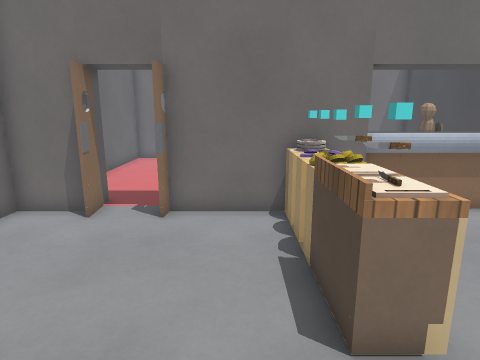
[1] (above)

15 first-person views from a walk through a 3-D level made in the Godot game engine. The camera is 1.5 m above the floor, tilts 12° down and sees 75° across. The floor is counted in squares, 0.5 m on a side. Each view is taken from the middle of a square. On the plan, view 1 faces up. The plan holds only what a view shows up to about 20 squares ahead; the rest is blank. The place goes on beyond the plan. Flat picture figures and markers are left out. Some surface patterns are stand-ins.

[2]
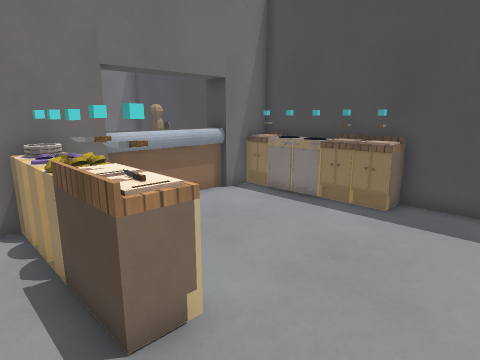

[3]
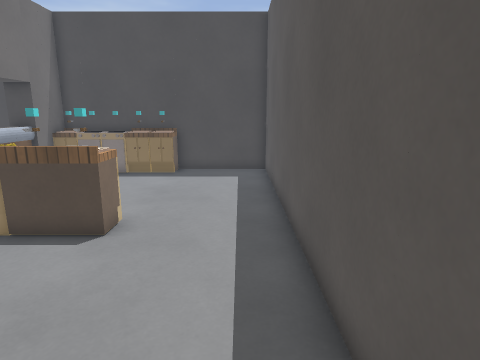

[4]
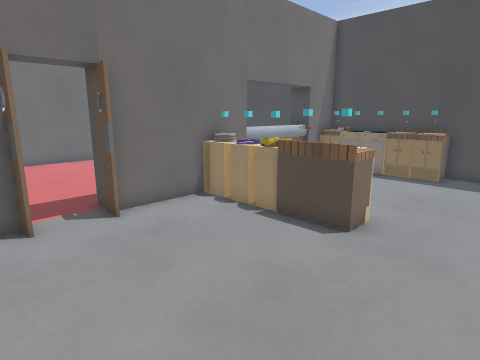

[5]
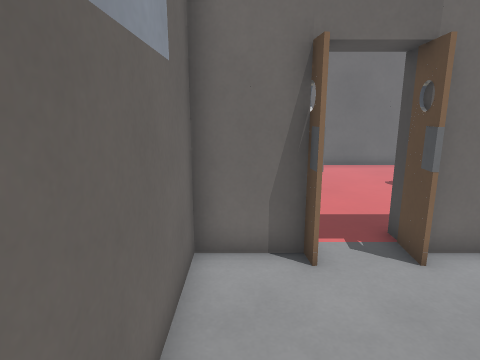

[6]
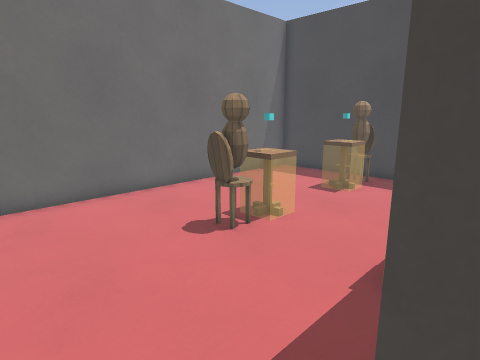

[7]
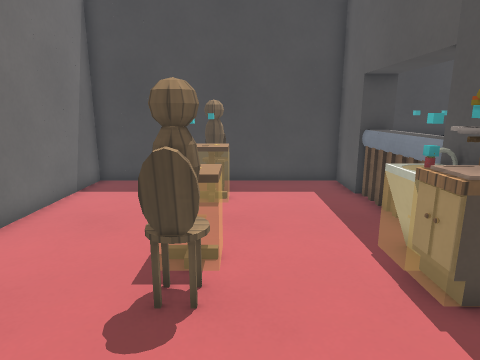

[8]
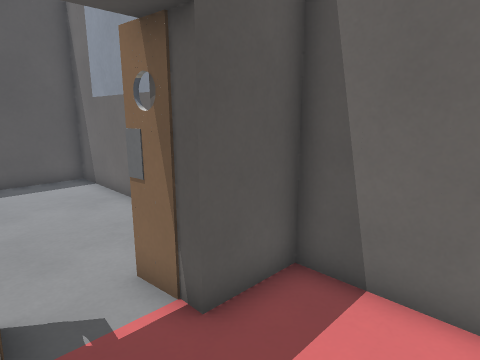

[9]
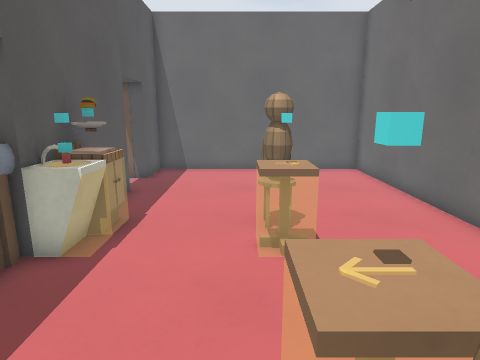

[10]
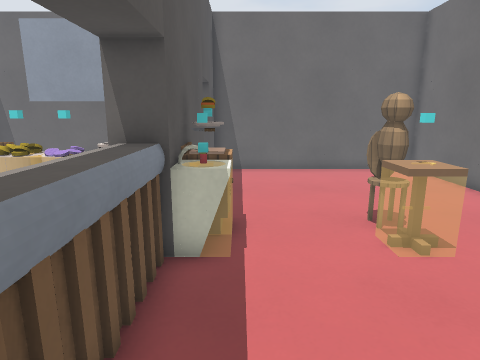

[11]
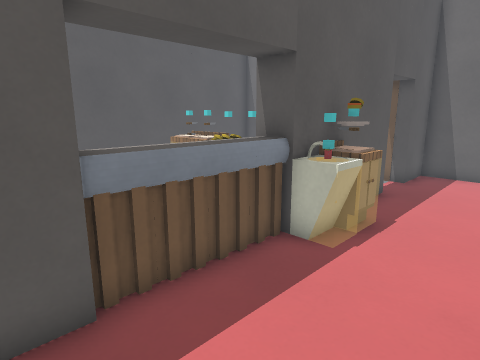

[12]
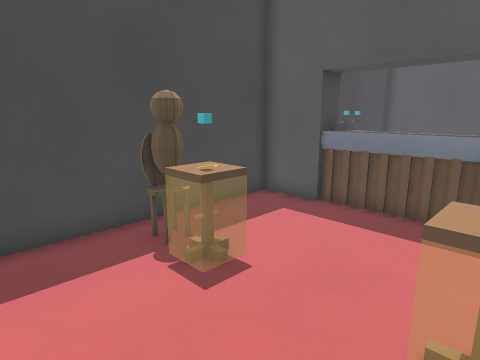

[13]
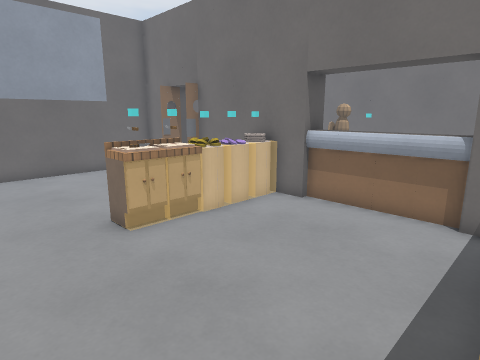

[14]
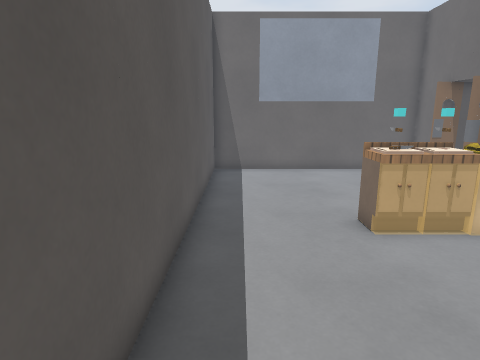

[15]
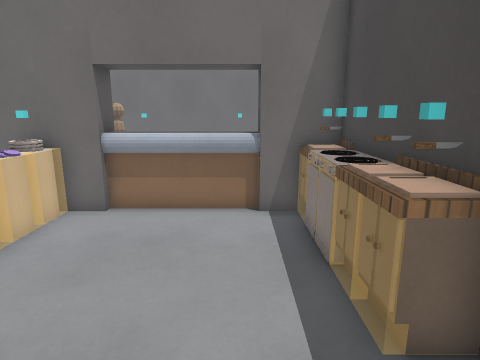

### Floor plan
Points are (right, up) in squares from view 1. A wall is a line through its corners. A room is listed if a view was taken in it or the views show most of it. See-through windows are left out.
Room 1 (views 1, 2, 3, 4, 5, 13, 14, 15)
walls: (-4.6, 9.4) (-7, 9.4) (-7, -1.4) (11, -1.4) (11, 9.4) (-2.2, 9.4); (8.6, 9.7) (3.8, 9.7)
ways out: opening at (-3.5, 8.5) to room 2
objects: counter (1, 3) to (3, 5); counter (1, 5) to (3, 6); other object (1, 8) to (3, 8); other object (1, 9) to (3, 9); other object (2, 7); counter (10, 3) to (11, 4); counter (10, 5) to (10, 6); other object (10, 7); counter (10, 8) to (10, 9)
Room 2 (views 6, 7, 8, 9, 10, 11, 12)
walls: (3.8, 10.6) (11, 10.6) (11, 21.4) (-7, 21.4) (-7, 10.6) (-4.6, 10.6) (-4.4, 8.7); (3.8, 10.3) (8.6, 10.3); (-2.2, 8.8) (-2.2, 10.6) (0.6, 10.6)
ways out: opening at (-3.5, 8.5) to room 1
objects: counter (1, 11) to (2, 12); table (1, 15) to (4, 17); sink (3, 11) to (4, 12); table (7, 15) to (10, 17)

Positions as (right, up) in squares from view 1, and headings:
1: (0, 0), facing up
2: (0, 0), facing up-right
3: (-6, 0), facing right
4: (-6, 0), facing up-right
5: (-6, 3), facing up
6: (-4, 10), facing up-right
7: (-3, 15), facing right
8: (-2, 14), facing down-left
9: (10, 15), facing left
10: (10, 12), facing left
11: (10, 15), facing down-left
12: (3, 20), facing down-right
13: (10, 0), facing up-left
14: (10, 0), facing left
15: (8, 0), facing up
